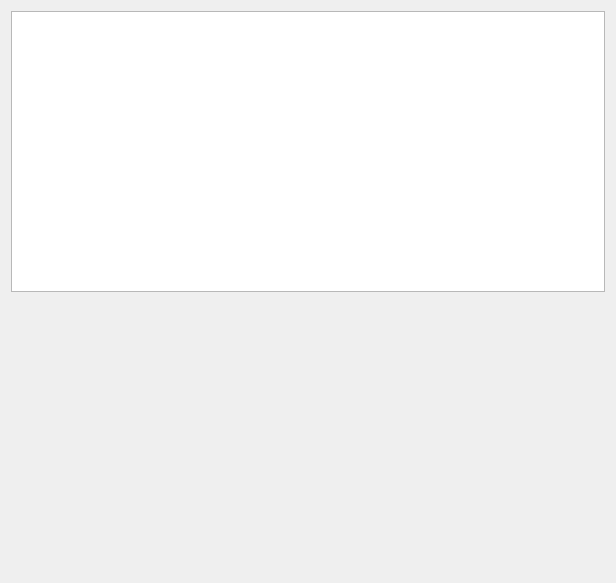
<?xml version="1.0" encoding="UTF-8"?>
<ui version="4.0">
 <class>Form</class>
 <widget class="QWidget" name="Form">
  <property name="geometry">
   <rect>
    <x>0</x>
    <y>0</y>
    <width>616</width>
    <height>583</height>
   </rect>
  </property>
  <property name="windowTitle">
   <string>Form</string>
  </property>
  <layout class="QGridLayout" name="gridLayout">
   <item row="0" column="0">
    <widget class="QTextBrowser" name="textBrowser"/>
   </item>
   <item row="1" column="0">
    <spacer name="verticalSpacer">
     <property name="orientation">
      <enum>Qt::Vertical</enum>
     </property>
     <property name="sizeHint" stdset="0">
      <size>
       <width>20</width>
       <height>40</height>
      </size>
     </property>
    </spacer>
   </item>
  </layout>
 </widget>
 <resources/>
 <connections/>
</ui>
